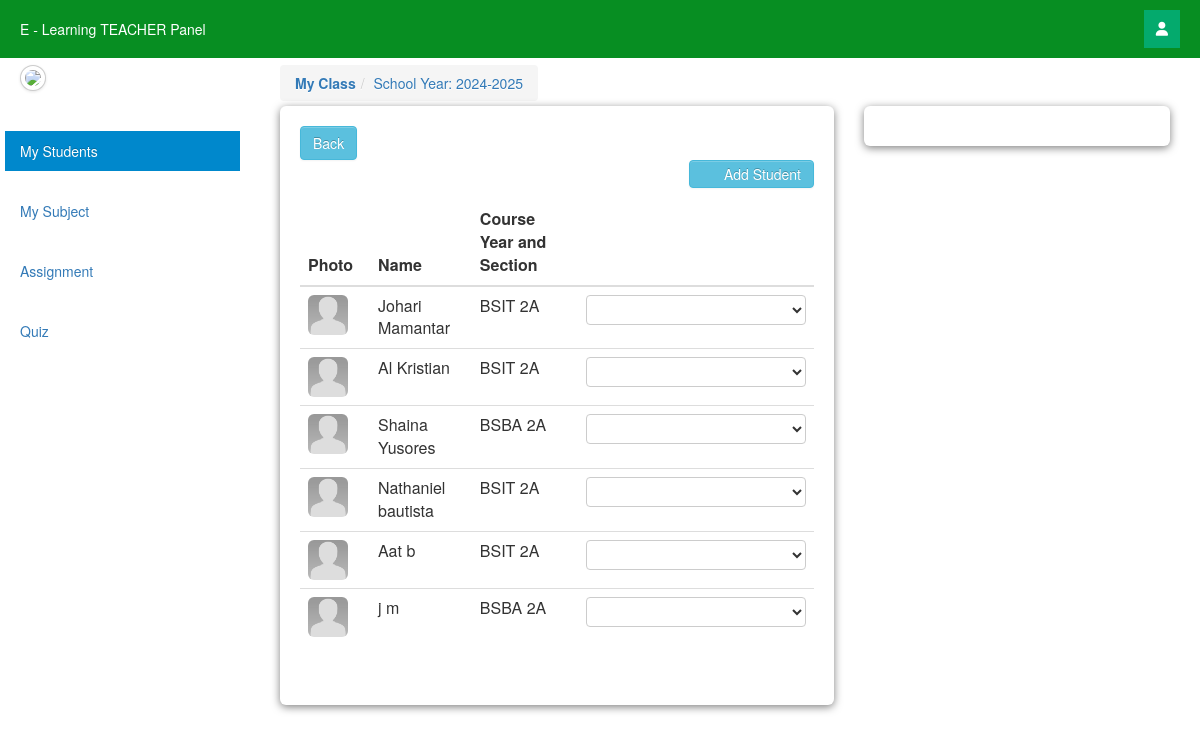
Screenshot of /php/add_student.php (signed in) with the database file from the repository.
### tables this page shows
CREATE TABLE `school_year` (
  `school_year_id` int(11) NOT NULL,
  `school_year` varchar(255) NOT NULL
);

CREATE TABLE `student` (
  `student_id` int(11) NOT NULL,
  `firstname` varchar(255) NOT NULL,
  `lastname` varchar(255) NOT NULL,
  `class_id` int(11) NOT NULL,
  `username` varchar(255) NOT NULL,
  `password` varchar(255) NOT NULL,
  `location` varchar(255) NOT NULL,
  `status` varchar(255) NOT NULL
);

CREATE TABLE `class` (
  `class_id` int(11) NOT NULL,
  `class_name` varchar(255) NOT NULL
);

### php/add_student.php (the view, shortened to what this page needs)
<?php include "navbar_teacher.php" ?>
<?php include "sidebar_teacher2.php" ?>
<html>
<body class="column_style">
    <ul class="mini_info">
        <?php
        $school_year_query = mysqli_query($conn, "select * from school_year order by school_year DESC") or die;
        $school_year_query_row = mysqli_fetch_array($school_year_query);
        ?>
        <li><a href="#"><b>My Class</b></a><span class="divider">/</span></li>
        <li><a href="#">School Year: <?php echo $school_year_query_row['school_year']; ?></a></li>
    </ul>
    <div class="main">
        <div class="card1">
            <div class="stats-grid">
                <form method="post" action="">
                    <div><a href="teacher_dashboard.php" class="btn btn-info"> Back</a> </div>
                    <button style="float: Right;"  name="submit" type="submit" class="btn btn-info"><ion-icon class="icon-signin icon-large"
                            name="add-outline"></ion-icon>&nbsp;Add
                        Student</button>
                    <br>
                    <br>
                    <table cellpadding="0" cellspacing="0" border="0" class="table" id="example">
                        <thead>
                            <tr>
                                <th>Photo</th>
                                <th>Name</th>
                                <th>Course Year and Section</th>
                                <th></th>
                            </tr>
                        </thead>
                        <tbody>
                            <?php
                            $a = 0;
                            $query = mysqli_query($conn, "select * from student LEFT JOIN class on class.class_id = student.class_id
										") or die;
                            while ($row = mysqli_fetch_array($query)) {
                                $a++;
                                ?>
                                <tr>
                                    <td width="70"><img class="img-rounded" src="admin/<?php echo $row['location']; ?>"
                                            height="50" width="40"></td>
                                    <td><?php echo $row['firstname'] . " " . $row['lastname']; ?></td>
                                    <td><?php echo $row['class_name']; ?></td>
                                    <td width="80">
                                        <select name="add_student<?php echo $a; ?>">
                                            <option></option>
                                            <option>Add</option>
                                        </select>
                                    </td>
                                <?php } ?>
                            </tr>
                        </tbody>
                    </table>
                </form>
            </div>
        </div>
        <div class="card2" style="width: 480px;">
        </div>
    </div>
</body>
</html>

### php/css/style.css (style rules this page uses)
img { border-radius: 50%; }

### php/css/users_dashboard_style.css (style rules this page uses)
* { box-sizing: border-box; margin: 0; padding: 0; }
body { font-family: Arial, sans-serif; background: #f5f5f5; padding-top: 65px; }
.main { margin-left: 250px; padding: 30px; }
.stats-grid { display: grid; grid-template-columns: repeat(auto-fit, minmax(180px, 1fr)); gap: 20px; }
.column_style .main { display: flex; flex-direction: row; margin-left: 250px; padding: 30px; }
.column_style .card1 { background: rgb(255, 255, 255); padding: 20px; border-radius: 6px; box-shadow: 0 2px 8px rgba(0, 0, 0, 0.5); width: 100%; height: fit-content; }
.column_style .card2 { background: rgb(255, 255, 255); padding: 20px; border-radius: 6px; box-shadow: 0 2px 8px rgba(0, 0, 0, 0.5); width: 900px; height: fit-content; margin-left: 30px; }
.column_style .stats-grid { display: grid; grid-template-columns: repeat(auto-fit, minmax(180px, 1fr)); gap: 20px; }
a { color: #0060b6; text-decoration: none; }

### php/sidebar_teacher2.php (style rules this page uses)
a { text-decoration: none; }

### rows the page displays
school_year: school_year "2024-2025"
student: location (placeholder picture), firstname "Johari", lastname "Mamantar", class.class_name "BSIT 2A"
student: location (placeholder picture), firstname "Al", lastname "Kristian", class.class_name "BSIT 2A"
student: location (placeholder picture), firstname "Shaina", lastname "Yusores", class.class_name "BSBA 2A"
student: location (placeholder picture), firstname "Nathaniel", lastname "bautista", class.class_name "BSIT 2A"
student: location (placeholder picture), firstname "Aat", lastname "b", class.class_name "BSIT 2A"
student: location (placeholder picture), firstname "j", lastname "m", class.class_name "BSBA 2A"
